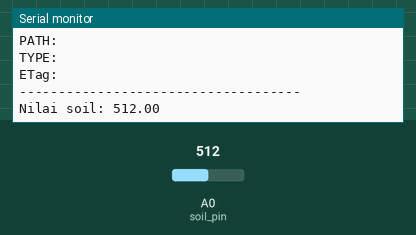
A sketch run on a simulated ESP8266 (NodeMCU). Shown: the last lines printed to the serial monitor. The inputs (shaded band) are chosen by the test bench; at power-on: A0 (soil_pin) = 512. WiFi joins after 1.5 s; servers stay silent unless stated.

Above: at 2.7 s.
2.8 s: A0 (soil_pin) set to 989
At 3.06 s:
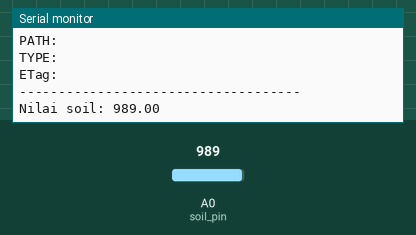
4.3 s: A0 (soil_pin) set to 1018
At 4.49 s:
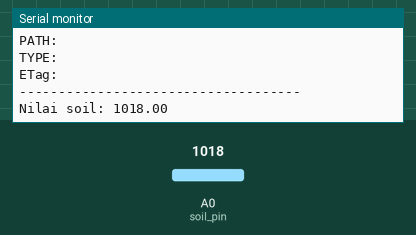
Timing chart, 0 to 7.3 s (numbered marks = the images above; inputs shaded):
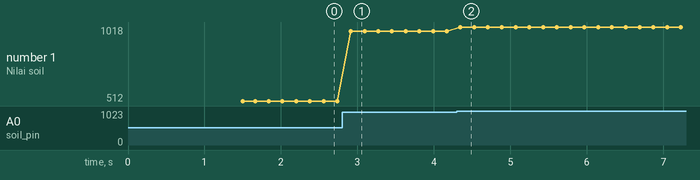

The sketch:

Sending_data_microcontroller.ino
```cpp
#include "FirebaseESP8266.h"  // Install Firebase ESP8266 library
#include <ESP8266WiFi.h>


#define FIREBASE_HOST "hy-02-database-default-rtdb.firebaseio.com" //Without http:// or https:// schemes
#define FIREBASE_AUTH "CJ9CIQJQDPwQxzOey5TGfT1vXMFlUPJRSd9NJ40g"
#define WIFI_SSID "QWERTYUIOP"
#define WIFI_PASSWORD "ohhyeahh"

#define soil_pin A0    // Connect Data pin of DHT to D2


//Define FirebaseESP8266 data object
FirebaseData firebaseData;
FirebaseData ledData;

FirebaseJson json;


void setup()
{

  Serial.begin(9600);
  pinMode(A0, INPUT);

  WiFi.begin(WIFI_SSID, WIFI_PASSWORD);
  Serial.print("Connecting to Wi-Fi");
  while (WiFi.status() != WL_CONNECTED)
  {
    Serial.print(".");
    delay(300);
  }
  Serial.println();
  Serial.print("Connected with IP: ");
  Serial.println(WiFi.localIP());
  Serial.println();

  Firebase.begin(FIREBASE_HOST, FIREBASE_AUTH);
  Firebase.reconnectWiFi(true);

}

void sensorUpdate(){

  float soilMosture = analogRead(A0);
  if (isnan(soilMosture)) {
    Serial.println(F("Tidak bisa membaca!"));
    return;
  }

  Serial.println("Nilai soil: " + String(soilMosture));

  if (Firebase.setFloat(firebaseData, "/FirebaseIOT/soilMosture", soilMosture))
  {
    Serial.println("PASSED");
    Serial.println("PATH: " + firebaseData.dataPath());
    Serial.println("TYPE: " + firebaseData.dataType());
    Serial.println("ETag: " + firebaseData.ETag());
    Serial.println("------------------------------------");
    Serial.println();
  }
  else
  {
    Serial.println("FAILED");
    Serial.println("REASON: " + firebaseData.errorReason());
    Serial.println("------------------------------------");
    Serial.println();
  }


}
void loop() {
  sensorUpdate();
}
```

Measured:
- after the input at 2.8 s, the serial monitor: prints a new line after 0.12 s (image 1)
- after the input at 4.3 s, the serial monitor: prints a new line after 0.05 s (image 2)
- plotted number 1: 512 → 989 after the input at 2.8 s, 989 → 1018 after the input at 4.3 s
